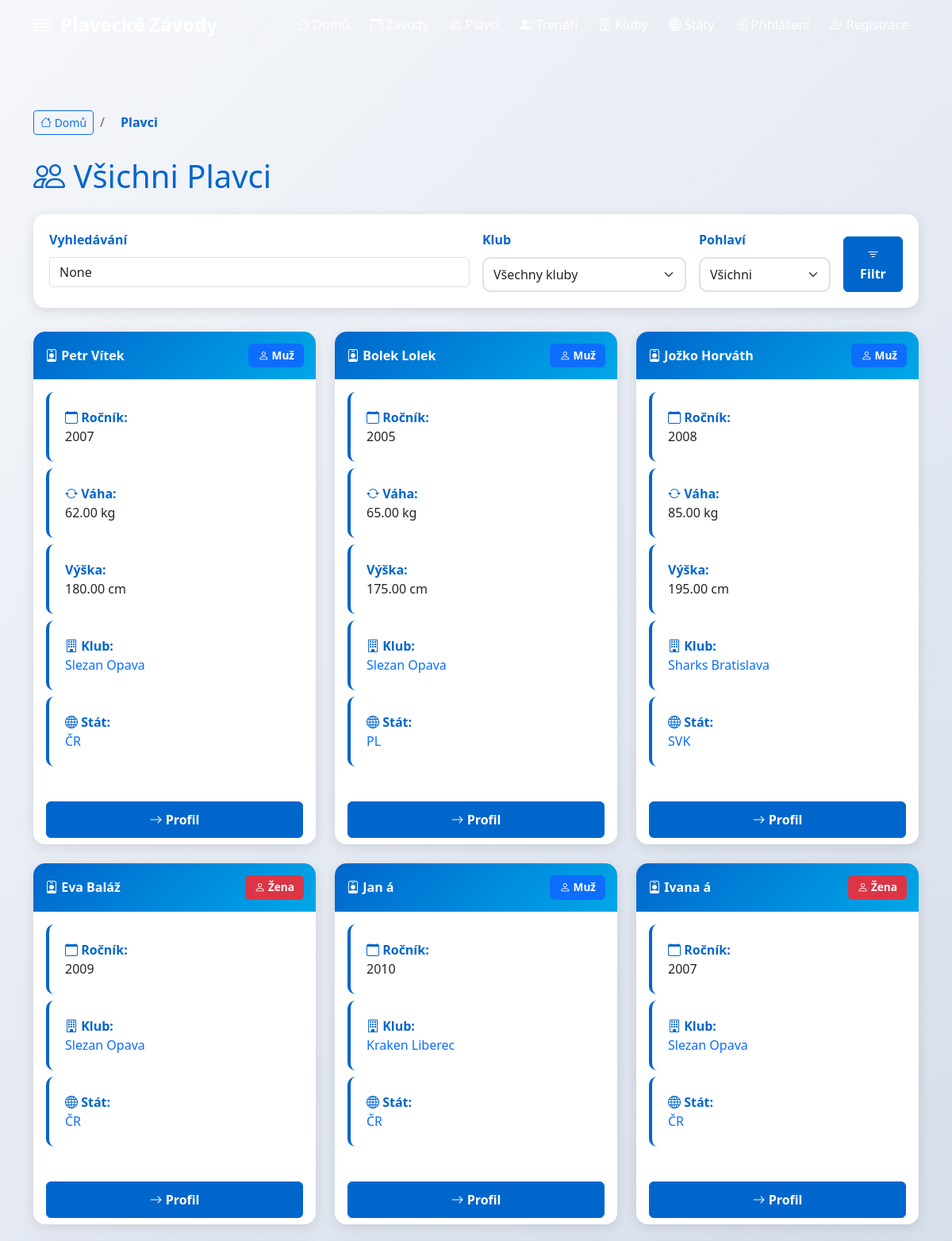
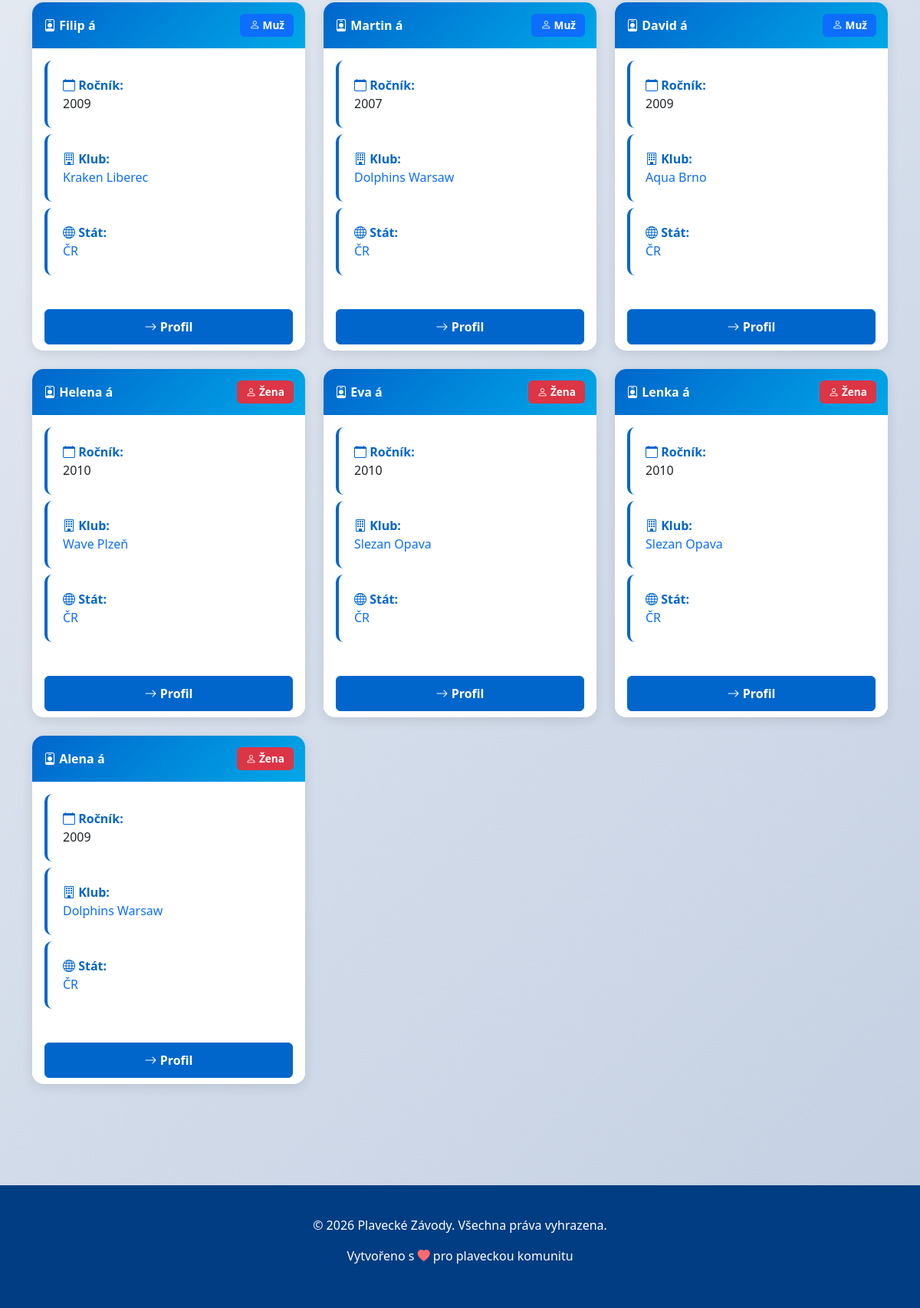
/plavci/, run on the app's committed database (2 pictures, top to bottom).
### zavody/models.py (models this page shows, shortened)
class Plavec(models.Model):
    POHLAVI_CHOICES = [
        ('M', 'Muž'),
        ('Z', 'Žena'),
    ]
    plavec_id = models.AutoField(primary_key=True)
    jmeno = models.CharField(max_length=100)
    prijmeni = models.CharField(max_length=100)
    rocnik = models.IntegerField()  # Rok narození
    vaha = models.DecimalField(max_digits=5, decimal_places=2, blank=True, null=True)
    vyska = models.DecimalField(max_digits=5, decimal_places=2, blank=True, null=True)
    pohlavi = models.CharField(max_length=1, choices=POHLAVI_CHOICES)
    foto = models.CharField(max_length=255, blank=True, null=True)
    klub = models.ForeignKey(Klub, on_delete=models.SET_NULL, null=True)
    stat = models.ForeignKey(Stat, on_delete=models.SET_NULL, null=True)
    class Meta:
        db_table = 'plavec'
        verbose_name = 'Plavec'
        verbose_name_plural = 'Plavci'

class Klub(models.Model):
    klub_id = models.AutoField(primary_key=True)
    nazev = models.CharField(max_length=100)
    mesto = models.ForeignKey(Mesto, on_delete=models.CASCADE)
    datum_zalozeni = models.DateField(blank=True, null=True)
    class Meta:
        db_table = 'klub'
        verbose_name = 'Klub'
        verbose_name_plural = 'Kluby'

class Stat(models.Model):
    stat_id = models.AutoField(primary_key=True)
    nazev = models.CharField(max_length=4, unique=True)  # CZE, SVK, POL, GER, UKR
    hymna = models.CharField(max_length=255, blank=True, null=True)
    class Meta:
        db_table = 'stat'
        verbose_name = 'Stát'
        verbose_name_plural = 'Státy'

### zavody/views.py (the view)
# urls.py: path('plavci/', views.plavci_list, name='plavci_list'),
def plavci_list(request):
    plavci = Plavec.objects.all().select_related('klub', 'stat')
    query = request.GET.get('q')
    klub_filter = request.GET.get('klub')
    pohlavi_filter = request.GET.get('pohlavi')
    if query:
        plavci = plavci.filter(Q(jmeno__icontains=query) | Q(prijmeni__icontains=query))
    if klub_filter:
        plavci = plavci.filter(klub_id=klub_filter)
    if pohlavi_filter:
        plavci = plavci.filter(pohlavi=pohlavi_filter)
    kluby = Klub.objects.all()
    context = {
        'plavci': plavci,
        'kluby': kluby,
        'query': query,
        'klub_filter': klub_filter,
        'pohlavi_filter': pohlavi_filter,
    }
    return render(request, 'zavody/plavci_list.html', context)

### zavody/templates/zavody/plavci_list.html (shortened to what this page needs)
{% extends 'base.html' %}
{% block content %}
<div class="container py-5">
    <nav aria-label="breadcrumb" class="mb-4" style="display: flex; gap: 0.5rem; align-items: center;">
        <a href="{% url 'home' %}" class="btn btn-sm btn-outline-primary">
            <i class="bi bi-house"></i> Domů
        </a>
        <span style="color: #666;">/</span>
        <span style="padding: 0.5rem 0.75rem; color: #0066cc; font-weight: 600;">Plavci</span>
    </nav>
    <h1 class="mb-4" style="color: var(--primary-color);">
        <i class="bi bi-people"></i> Všichni Plavci
    </h1>
    <div class="filter-section">
        <form method="get" class="row g-3">
            <div class="col-md-6">
                <label class="form-label">Vyhledávání</label>
                <input type="text" name="q" class="form-control" placeholder="Jméno nebo příjmení..." value="{{ query }}">
            </div>
            <div class="col-md-3">
                <label class="form-label">Klub</label>
                <select name="klub" class="form-select">
                    <option value="">Všechny kluby</option>
                </select>
            </div>
            <div class="col-md-2">
                <label class="form-label">Pohlaví</label>
                <select name="pohlavi" class="form-select">
                    <option value="">Všichni</option>
                </select>
            </div>
            <div class="col-md-1 d-flex align-items-end">
                <button type="submit" class="btn btn-primary w-100">
                    <i class="bi bi-filter"></i> Filtr
                </button>
            </div>
        </form>
    </div>
    {% if plavci %}
        <div class="row">
            {% for plavec in plavci %}
                <div class="col-md-6 col-lg-4 mb-4">
                    <div class="card h-100">
                        <div class="card-header">
                            <div class="d-flex justify-content-between align-items-center">
                                <span><i class="bi bi-person-badge"></i> {{ plavec.jmeno }} {{ plavec.prijmeni }}</span>
                                {% if plavec.pohlavi == 'M' %}
                                    <span class="badge bg-primary"><i class="bi bi-person"></i> Muž</span>
                                {% else %}
                                    <span class="badge bg-danger"><i class="bi bi-person"></i> Žena</span>
                                {% endif %}
                            </div>
                        </div>
                        <div class="card-body">
                            <div class="info-box mb-2">
                                <strong><i class="bi bi-calendar"></i> Ročník:</strong><br>
                                {{ plavec.rocnik }}
                            </div>
                            {% if plavec.vaha %}
                                <div class="info-box mb-2">
                                    <strong><i class="bi bi-arrow-repeat"></i> Váha:</strong><br>
                                    {{ plavec.vaha }} kg
                                </div>
                            {% endif %}
                            {% if plavec.vyska %}
                                <div class="info-box mb-2">
                                    <strong> Výška:</strong><br>
                                    {{ plavec.vyska }} cm
                                </div>
                            {% endif %}
                            {% if plavec.klub %}
                                <div class="info-box mb-2">
                                    <strong><i class="bi bi-building"></i> Klub:</strong><br>
                                    <a href="{% url 'klub_detail' plavec.klub.klub_id %}" style="text-decoration: none;">
                                        {{ plavec.klub.nazev }}
                                    </a>
                                </div>
                            {% endif %}
                            {% if plavec.stat %}
                                <div class="info-box">
                                    <strong><i class="bi bi-globe"></i> Stát:</strong><br>
                                    <a href="{% url 'stat_detail' plavec.stat.stat_id %}" style="text-decoration: none;">
                                        {{ plavec.stat.nazev }}
                                    </a>
                                </div>
                            {% endif %}
                        </div>
                        <div class="card-footer bg-white border-top-0">
                            <a href="{% url 'plavec_detail' plavec.plavec_id %}" class="btn btn-primary w-100">
                                <i class="bi bi-arrow-right"></i> Profil
                            </a>
                        </div>
                    </div>
                </div>
            {% endfor %}
        </div>
    {% else %}
        <div class="no-results">
            <i class="bi bi-search"></i>
            <h4>Žádní plavci nenalezeni</h4>
            <p>Zkuste změnit filtry.</p>
        </div>
    {% endif %}
</div>
{% endblock %}

### zavody/templates/base.html (style rules this page uses)
:root { --primary-color: #0066cc; --secondary-color: #00a8e8; --dark-color: #003d82; --light-color: #e8f4f8; }
body { font-family: 'Segoe UI', Tahoma, Geneva, Verdana, sans-serif; background: linear-gradient(135deg, #f5f7fa 0%, #c3cfe2 100%); min-height: 100vh; }
.card { border: none; border-radius: 15px; box-shadow: 0 4px 15px rgba(0, 0, 0, 0.1); transition: all 0.3s ease; overflow: hidden; }
.card-header { background: linear-gradient(135deg, var(--primary-color) 0%, var(--secondary-color) 100%); color: white; border: none; font-weight: 600; padding: 15px; }
.badge { padding: 8px 12px; font-size: 0.85rem; font-weight: 600; }
.btn-primary { background-color: var(--primary-color); border-color: var(--primary-color); font-weight: 600; padding: 10px 20px; transition: all 0.3s ease; }
.info-box { background: white; padding: 20px; border-left: 4px solid var(--primary-color); border-radius: 10px; margin-bottom: 20px; }
.info-box strong { color: var(--primary-color); }
.filter-section { background: white; padding: 20px; border-radius: 15px; box-shadow: 0 4px 15px rgba(0, 0, 0, 0.1); margin-bottom: 30px; }
.filter-section label { font-weight: 600; color: var(--primary-color); margin-bottom: 10px; }
.filter-section select { border-radius: 10px; border: 2px solid #e0e0e0; padding: 8px 12px; transition: all 0.3s ease; }

### data on the page
Plavec: jmeno "Petr", prijmeni "Vítek", pohlavi "Muž", rocnik "2007", vaha "62.00", vyska "180.00", klub.nazev "Slezan Opava", stat.nazev "ČR"
Plavec: jmeno "Bolek", prijmeni "Lolek", pohlavi "Muž", rocnik "2005", vaha "65.00", vyska "175.00", klub.nazev "Slezan Opava", stat.nazev "PL"
Plavec: jmeno "Jožko", prijmeni "Horváth", pohlavi "Muž", rocnik "2008", vaha "85.00", vyska "195.00", klub.nazev "Sharks Bratislava", stat.nazev "SVK"
Plavec: jmeno "Eva", prijmeni "Baláž", pohlavi "Žena", rocnik "2009", klub.nazev "Slezan Opava", stat.nazev "ČR"
Plavec: jmeno "Jan", prijmeni "á", pohlavi "Muž", rocnik "2010", klub.nazev "Kraken Liberec", stat.nazev "ČR"
Plavec: jmeno "Ivana", prijmeni "á", pohlavi "Žena", rocnik "2007", klub.nazev "Slezan Opava", stat.nazev "ČR"
Plavec: jmeno "Filip", prijmeni "á", pohlavi "Muž", rocnik "2009", klub.nazev "Kraken Liberec", stat.nazev "ČR"
Plavec: jmeno "Martin", prijmeni "á", pohlavi "Muž", rocnik "2007", klub.nazev "Dolphins Warsaw", stat.nazev "ČR"
Plavec: jmeno "David", prijmeni "á", pohlavi "Muž", rocnik "2009", klub.nazev "Aqua Brno", stat.nazev "ČR"
Plavec: jmeno "Helena", prijmeni "á", pohlavi "Žena", rocnik "2010", klub.nazev "Wave Plzeň", stat.nazev "ČR"
Plavec: jmeno "Eva", prijmeni "á", pohlavi "Žena", rocnik "2010", klub.nazev "Slezan Opava", stat.nazev "ČR"
Plavec: jmeno "Lenka", prijmeni "á", pohlavi "Žena", rocnik "2010", klub.nazev "Slezan Opava", stat.nazev "ČR"
Plavec: jmeno "Alena", prijmeni "á", pohlavi "Žena", rocnik "2009", klub.nazev "Dolphins Warsaw", stat.nazev "ČR"
